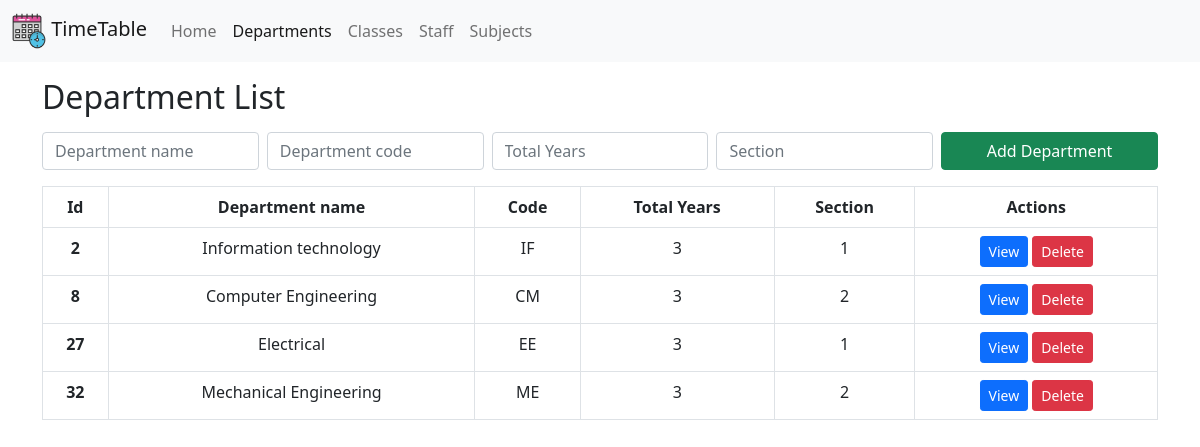
Before: /pages/department.php with the older database file.
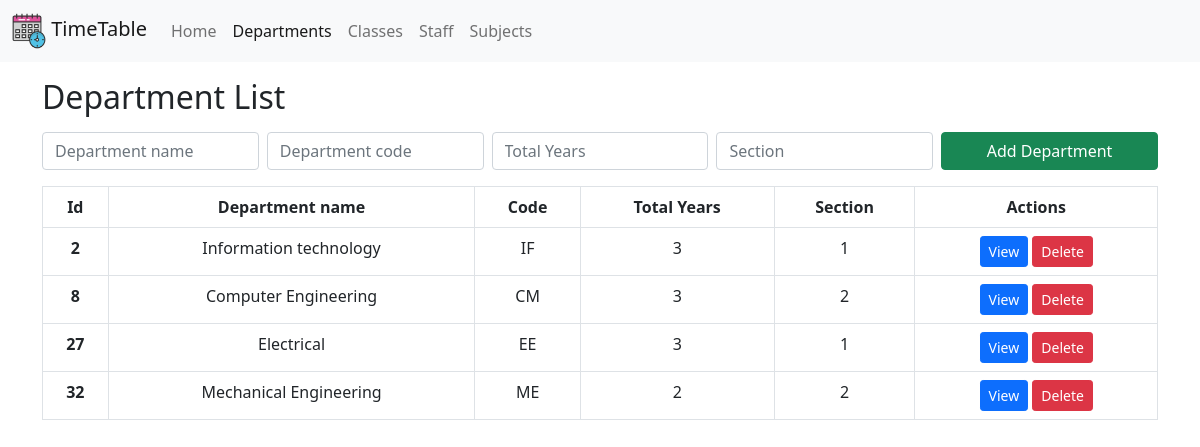
After: the same page with the newer database file.
### tables this page shows
CREATE TABLE `departments` (
  `id` int(11) NOT NULL,
  `dept_name` varchar(255) NOT NULL,
  `d_code` varchar(50) DEFAULT NULL,
  `year` int(11) DEFAULT NULL,
  `sections` int(11) DEFAULT NULL
);

### pages/department.php (the view, shortened to what this page needs)
<?php
include('../utils/dbcon.php');
$query = "SELECT * FROM departments";
$result = mysqli_query($conn, $query);
?>
<!DOCTYPE html>
<html lang="en">
<head>
    <link href="https://cdn.jsdelivr.net/npm/bootstrap@5.0.2/dist/css/bootstrap.min.css" rel="stylesheet">
</head>
<body>
    <nav class="navbar navbar-expand-lg navbar-light bg-light">
        <div class="container-fluid">
            <a class="navbar-brand" href="../">
                <img src="../Images/logo.webp" width="34" height="36">
                TimeTable</a>
            <div class="collapse navbar-collapse" id="navbarSupportedContent">
                <ul class="navbar-nav me-auto mb-2 mb-lg-0">
                    <li class="nav-item">
                        <a class="nav-link" aria-current="page" href="../">Home</a>
                    </li>
                    <li class="nav-item">
                        <a class="nav-link active" href="#">Departments</a>
                    </li>
                    <li class="nav-item">
                        <a class="nav-link" href="./class.php">Classes</a>
                    </li>
                    <li class="nav-item">
                        <a class="nav-link" href="./staff.php">Staff</a>
                    </li>
                    <li class="nav-item">
                        <a class="nav-link" href="./subjects.php">Subjects</a>
                    </li>
                </ul>
            </div>
        </div>
    </nav>
    <div class="container mt-3">
        <div class="head">
            <h2>Department List</h2>
        </div>
        <div class="content">
            <form method="post">
                <div class="row mb-3 g-0">
                    <input type="text" name="departmentName" class="form-control col me-2 mt-2" placeholder="Department name">
                    <input type="text" name="departmentCode" class="form-control col me-2 mt-2" placeholder="Department code">
                    <input type="text" name="year" class="form-control col me-2 mt-2" placeholder="Total Years">
                    <input type="text" name="section" class="form-control col  me-2 mt-2" placeholder="Section">
                    <button type="submit" name="addDepartment" class="btn col btn-success mt-2 ">Add Department</button>
                </div>
            </form>
            <div class="table-responsive">
                <table class="table table-bordered text-center table-hover">
                    <thead>
                        <tr>
                            <th scope="col">Id</th>
                            <th scope="col">Department name</th>
                            <th scope="col">Code</th>
                            <th scope="col">Total Years</th>
                            <th scope="col">Section</th>
                            <th scope="col">Actions</th>
                        </tr>
                    </thead>
                    <tbody>
                        <?php
                        while ($row = mysqli_fetch_assoc($result)) {
                            echo '<tr>';
                            echo '<th scope="row">' . $row['id'] . '</th>';
                            echo '<td scope="row">' . $row['dept_name'] . '</td>';
                            echo '<td scope="row">' . $row['d_code'] . '</td>';
                            echo '<td scope="row">' . $row['year'] . '</td>';
                            echo '<td scope="row">' . $row['sections'] . '</td>';
                            echo '<td>';
                            echo '<button type="button" class="btn btn-primary btn-sm">View</button>';
                            echo '<button type="button" class="btn btn-danger btn-sm" onclick="deleteDepartment(' . $row['id'] . ')">Delete</button>';
                            echo '</td>';
                            echo '</tr>';
                        }
                        ?>
                    </tbody>
                </table>
            </div>
        </div>
    </div>
</body>
</html>

Changed rows visible on the page:
changed departments "Mechanical Engineering": year "3" → "2"
